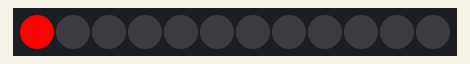
Recording of a sketch running on a simulated Arduino Uno, built with avr-gcc and run on an emulated ATmega328P. Shown: 12 RGB LEDs in strip order, left to right.

Above: at 0.15 s.
At 2.31 s:
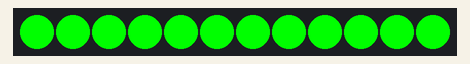
At 2.93 s:
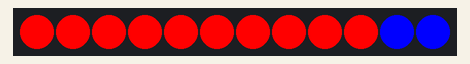
At 6.01 s:
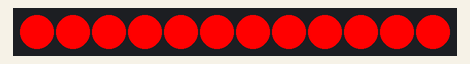
At 8.48 s:
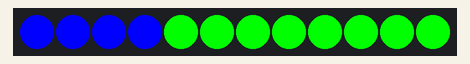
At 11.88 s:
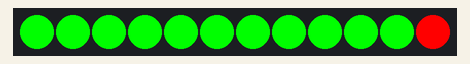

Measured:
- by itself, everything shown: repeats every 11.1 s, in 36 steps

The sketch:

les_xmas_lights_v2ino.ino
```cpp
#include <Adafruit_NeoPixel.h>

#define PIN 6

// Parameter 1 = number of pixels in strip
// Parameter 2 = Arduino pin number (most are valid)
// Parameter 3 = pixel type flags, add together as needed:
//   NEO_KHZ800  800 KHz bitstream (most NeoPixel products w/WS2812 LEDs)
//   NEO_KHZ400  400 KHz (classic 'v1' (not v2) FLORA pixels, WS2811 drivers)
//   NEO_GRB     Pixels are wired for GRB bitstream (most NeoPixel products)
//   NEO_RGB     Pixels are wired for RGB bitstream (v1 FLORA pixels, not v2)
Adafruit_NeoPixel strip = Adafruit_NeoPixel(12, PIN, NEO_GRB + NEO_KHZ800);

// IMPORTANT: To reduce NeoPixel burnout risk, add 1000 uF capacitor across
// pixel power leads, add 300 - 500 Ohm resistor on first pixel's data input
// and minimize distance between Arduino and first pixel.  Avoid connecting
// on a live circuit...if you must, connect GND first.

void setup() {
  strip.begin();
  strip.show(); // Initialize all pixels to 'off'
}

void loop() {
  for (int led = 0; led < 12; led++) {
      strip.setPixelColor(led,255,0,0);
      strip.show();
      delay(10);
   }
  for (int led = 0; led < 12; led++) {
      strip.setPixelColor(led,0,255,0);
      strip.show();
      delay(10);
  }
  for (int led = 0; led < 12; led++) {
      strip.setPixelColor(led,0,0,255);
      strip.show();
      delay(10);
  }
}
```
